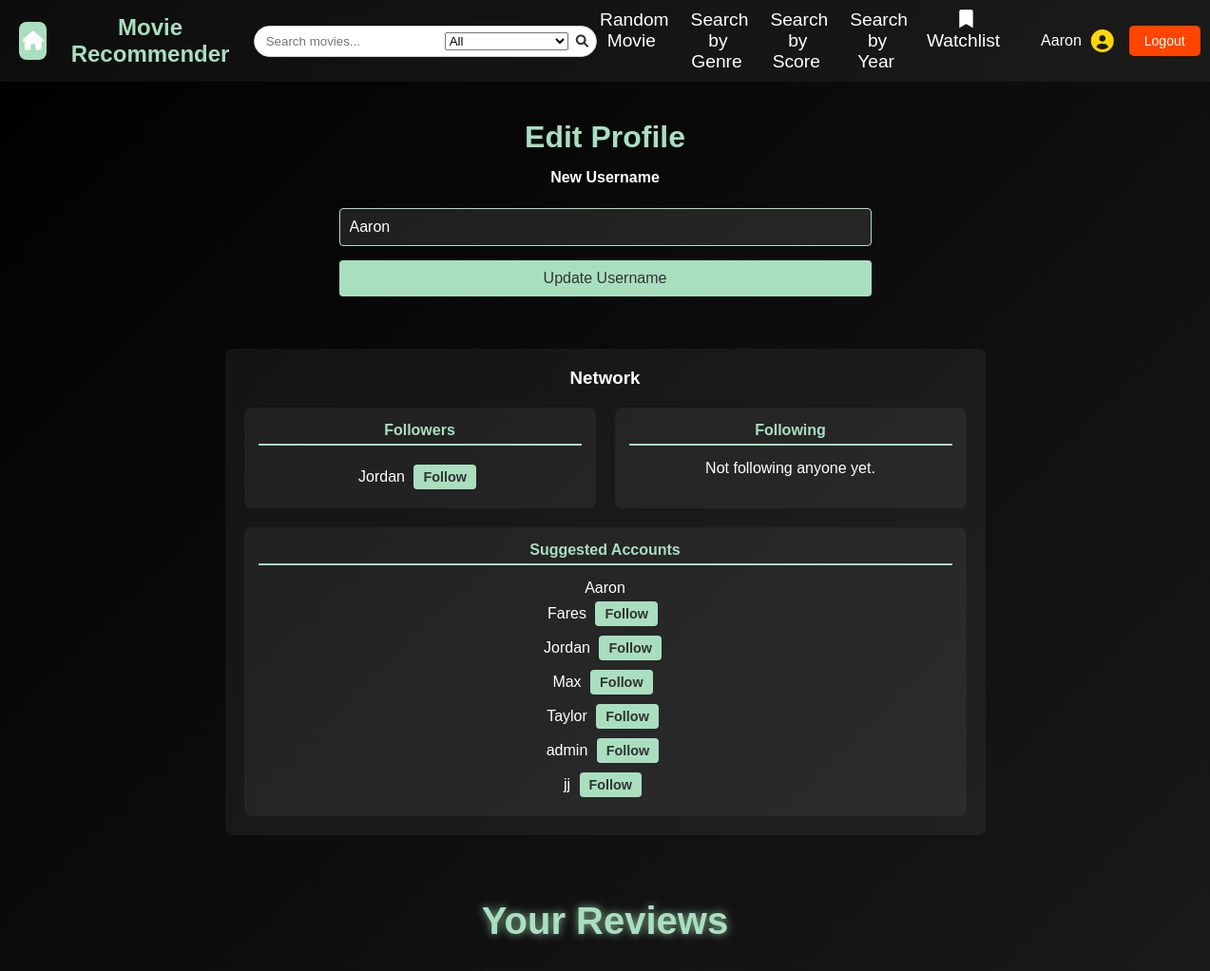
Page /user (signed in, upper part) on the earlier database version.
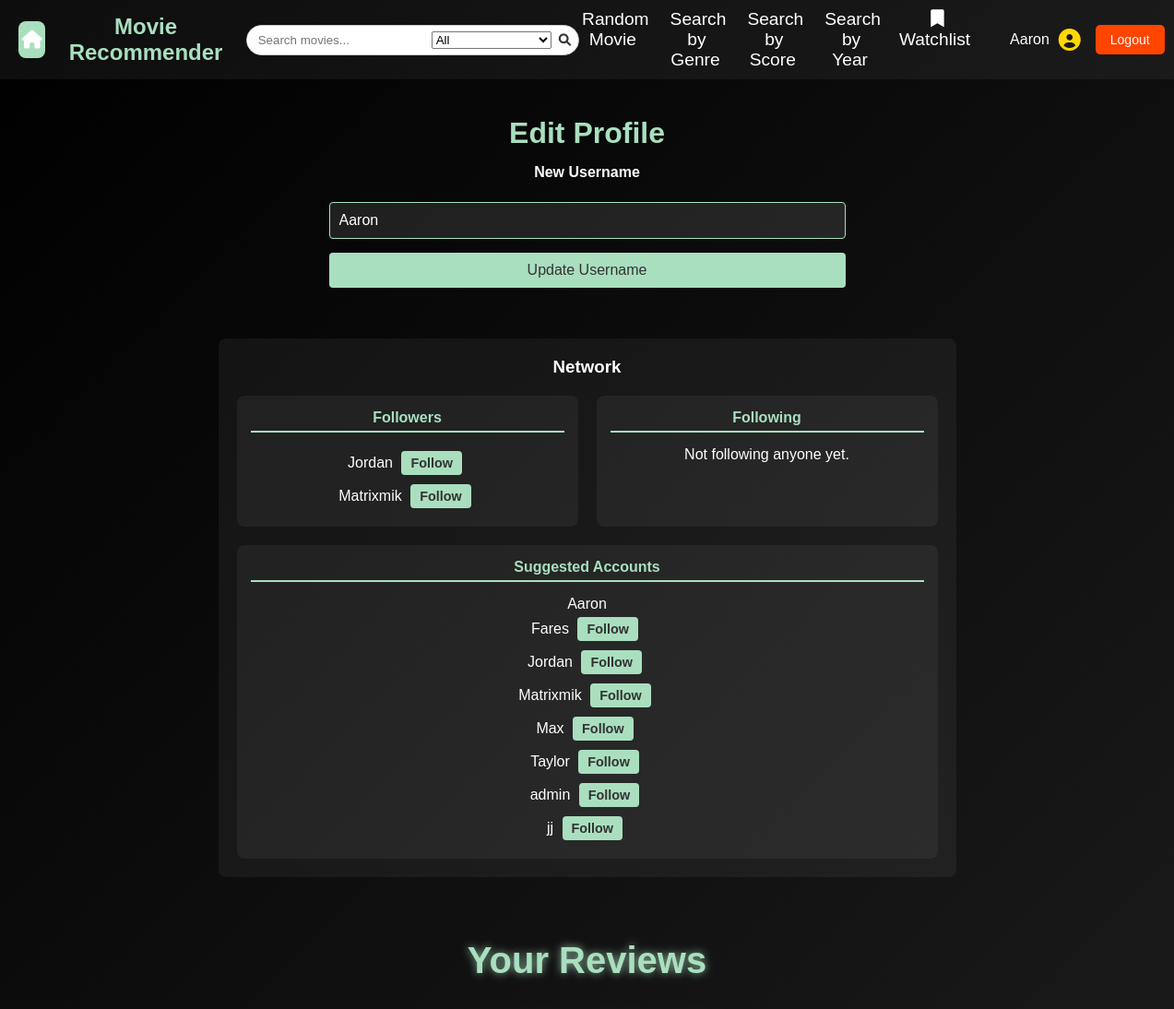
Same page on the later database version.
### tables this page shows
CREATE TABLE network (
    follower TEXT NOT NULL,
    following TEXT NOT NULL,
    PRIMARY KEY (follower, following),
    FOREIGN KEY (follower) REFERENCES users(user_id),
    FOREIGN KEY (following) REFERENCES users(user_id)
);

CREATE TABLE users (
    user_id TEXT PRIMARY KEY,
    password TEXT NOT NULL
, is_admin BOOLEAN DEFAULT FALSE);

### app.py (the view, shortened to what this page needs)
@app.route('/user', methods=["GET", "POST"])
@login_required
def user():
    db = get_db()
    user_id = session.get("user_id")
    form = UpdateUsernameForm()
    reviews = db.execute("""
        SELECT reviews.*, movies.title
        FROM reviews
        JOIN movies ON reviews.movie_id = movies.movie_id
        WHERE reviews.user = ?
    """, (user_id,)).fetchall()
    all_users = db.execute("SELECT user_id FROM users").fetchall()
    followers = db.execute(
        "SELECT follower FROM network WHERE following = ?",
        (user_id,)
    ).fetchall()
    following = db.execute(
        "SELECT following FROM network WHERE follower = ?",
        (user_id,)
    ).fetchall()
    follower_set = {follower["follower"] for follower in followers}
    following_set = {follow["following"] for follow in following}
    return render_template(
        'user.html',
            form=form,
            reviews=reviews,
            all_users=all_users,
            followers=followers,
            following=following,
            follower_set=follower_set,
            following_set=following_set
    )

### forms.py
class UpdateUsernameForm(FlaskForm):
    username = StringField("New Username", validators=[InputRequired()])
    submit = SubmitField("Update Username")

### app.py (called while the page is built)
@app.before_request
def load_logged_in_user():
    g.user = session.get("user_id")
    g.is_admin = session.get("is_admin", False)

def login_required(view):
    @wraps(view)
    def wrapped_view(*args, **kwargs):
        if g.user is None:
            return(redirect(url_for("login", next=request.url)))
        return view(*args, **kwargs)
    return wrapped_view

### database.py (called while the page is built)
def get_db():
    if "db" not in g:
        g.db = sqlite3.connect(DATABASE,
                                detect_types=sqlite3.PARSE_DECLTYPES
                        )
        g.db.row_factory = sqlite3.Row
    return g.db

### templates/user.html (shortened to what this page needs)
{% extends "base.html" %}
{% block styles %}
    <link rel="stylesheet" href="{{ url_for('static', filename='users.css') }}">
{% endblock %}
{% block main_content %}
    <section id="edit-profile">
        <h2>Edit Profile</h2>
        <form action="{{ url_for('user') }}" method="POST">
            <div class="form-group">
                {{ form.username.label }}<br>
                {{ form.username(size=32, value=session['user_id'], id="username-input") }}<br>
            </div>
            <div class="form-group">
                {{ form.submit(id="submit-button") }}
            </div>
        </form>
    </section>
    <section id="network">
        <h3>Network</h3>
        <div id="network-columns">
            <section id="follower-page">
                <h4>Followers</h4>
                <ul>
                    {% for follower in followers %}
                        <li>
                            {{ follower.follower }}
                            {% if follower.follower != session["user_id"] %}
                                {% if follower.follower in following_set %}
                                    <span>(Following)</span>
                                    <a href="{{ url_for('unfollow_user', username=follower.follower) }}" class="btn">Unfollow</a>
                                {% else %}
                                    <a href="{{ url_for('follow_user', username=follower.follower) }}" class="btn">Follow</a>
                                {% endif %}
                            {% endif %}
                        </li>
                    {% else %}
                        <li>No followers yet.</li>
                    {% endfor %}
                </ul>
            </section>
            <section id="network-page">
                <h4>Following</h4>
                <ul>
                    {% for follow in following %}
                        <li>
                            {{ follow.following }}
                            {% if follow.following != session["user_id"] %}
                                <a href="{{ url_for('unfollow_user', username=follow.following) }}" class="btn">Unfollow</a>
                            {% endif %}
                        </li>
                    {% else %}
                        <li>Not following anyone yet.</li>
                    {% endfor %}
                </ul>
            </section>
        </div>
        <section id="suggestion">
            <h4>Suggested Accounts</h4>
            <ul>
                {% for user in all_users %}
                    <li>
                        {{ user.user_id }}
                        {% if user.user_id != session["user_id"] %}
                            {% if user.user_id in following_set %}
                                <span>(Following)</span>
                                <a href="{{ url_for('unfollow_user', username=user.user_id) }}" class="btn">Unfollow</a>
                            {% else %}
                                <a href="{{ url_for('follow_user', username=user.user_id) }}" class="btn">Follow</a>
                            {% endif %}
                        {% endif %}
                    </li>
                {% else %}
                    <li>No other users found.</li>
                {% endfor %}
            </ul>
        </section>
    </section>
<section id="user-reviews">
    <h3>Your Reviews</h3>
    {% if reviews %}
        <ul id="reviews-list">
        </ul>
    {% else %}
        <p id="no-reviews-message">You haven't written any reviews yet.</p>
    {% endif %}
</section>
{% endblock %}

Differences in the rows shown:
added network: follower "Matrixmik"
added users: user_id "Matrixmik"
